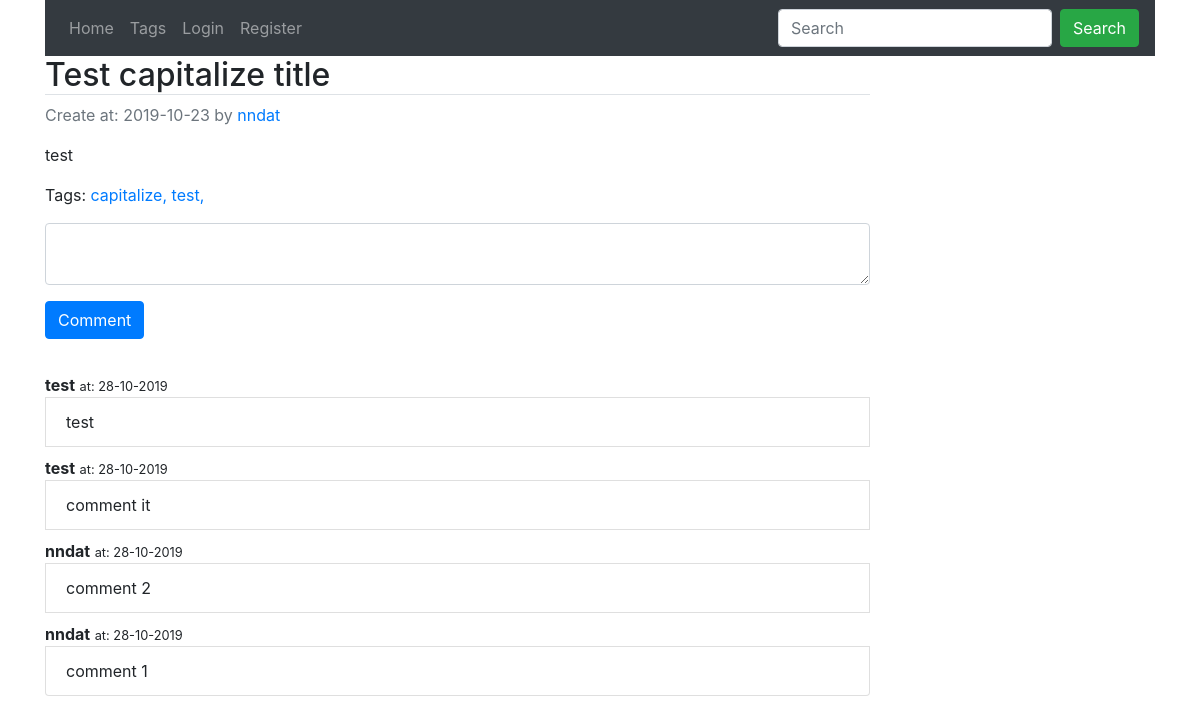
The page /post/5 on the database its author committed.
### myblog/models.py (models this page shows, shortened)
class Post(db.Model):
    id = db.Column(db.Integer, primary_key=True)
    title = db.Column(db.String(255), nullable=False)
    body = db.Column(db.Text, nullable=False)
    slug = db.Column(db.String(255), nullable=False)
    user_id = db.Column(db.Integer, db.ForeignKey('user.id'), nullable=False)
    created_at = db.Column(db.DateTime, default=datetime.now)
    last_modified = db.Column(db.DateTime, default=datetime.now,
                              onupdate=datetime.now)
    tags = db.relationship(
        "Tag",
        secondary=posts_tags,
        backref="posts",
        lazy="dynamic"
    )
    comments = db.relationship('Comment', backref="post", lazy=True)

class User(db.Model, UserMixin):
    id = db.Column(db.Integer, primary_key=True)
    username = db.Column(db.String(20), unique=True, nullable=False)
    password = db.Column(db.String(64), nullable=False)
    posts = db.relationship('Post', backref='author', lazy=True)
    comments = db.relationship('Comment', backref='author', lazy='dynamic')

class Tag(db.Model):
    id = db.Column(db.Integer, primary_key=True)
    name = db.Column(db.String(100), nullable=False)
    slug = db.Column(db.String(100), nullable=False)

class Comment(db.Model):
    id = db.Column(db.Integer, primary_key=True)
    create_at = db.Column(db.DateTime, default=datetime.now)
    body = db.Column(db.Text, nullable=False)
    user_id = db.Column(db.Integer, db.ForeignKey('user.id'), nullable=False)
    post_id = db.Column(db.Integer, db.ForeignKey('post.id'), nullable=False)

### myblog/post/post.py (the view)
@posts.route("/post/<int:post_id>")
def detail(post_id):
    post = Post.query.get_or_404(post_id)
    return render_template('post/detail.html', post=post)

### myblog/templates/post/detail.html (shortened to what this page needs)
{% extends "base.html" %}
{% block content %}
<div class="media-body">
  <h2 class="border-bottom article-title">
    {{ post.title }}
  </h2>
  <div class="d-flex">
    <p class="acticle-metadata text-muted">Create at: {{ post.last_modified.strftime('%Y-%m-%d') }} by <a href="#">{{ post.author.username }}</a></p>
  </div>
  <p class="article-content">
    {{ post.body }}
  </p>
  <p>
    Tags:
    {% for tag in post.tags %}
      <a href="#">{{ tag.name }},</a>
    {% endfor %}
  </p>
  <div class="row">
    <div class="col">
    <form action="{{ url_for('posts.comment', post_id=post.id) }}" method="post">
      <div class="form-group">
      <textarea class="form-control" name="content"></textarea>
    </div>
      <button class="btn btn-primary" type=submit>Comment</button>
    </form>
  </div>
</div>
<br>
  <ul class="list-group">
    {% for comment in post.comments[::-1] %}
      <div style="margin-bottom: 0; margin-top: 10px" class="d-flex">
        <div>
        <strong>{{ comment.author.username }}</strong> <small>at: {{ comment.create_at.strftime('%d-%m-%Y') }}</small>
      </div>
      </div>
      <li class="list-group-item">
        {{ comment.body }}
      </li>
    {% endfor %}
  </ul>
</div>
</div>
{% endblock %}

### rows shown on the page
Post: title "Test capitalize title", last_modified "2019-10-23", body "test"
User: author.username "nndat"
Tag: name "capitalize"
Tag: name "test"
Comment: author.username "test", create_at "28-10-2019", body "test"
Comment: author.username "test", create_at "28-10-2019", body "comment it"
Comment: author.username "nndat", create_at "28-10-2019", body "comment 2"
Comment: author.username "nndat", create_at "28-10-2019", body "comment 1"
